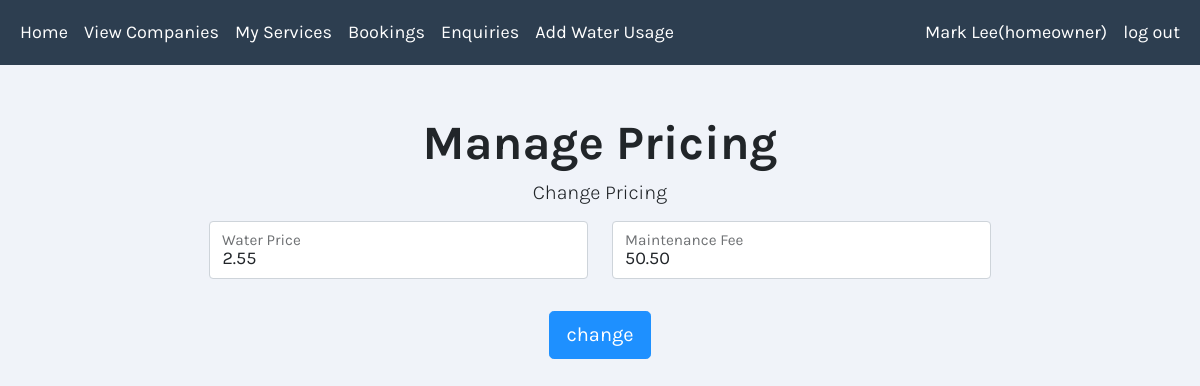
/managePrice.php (signed in), run on an earlier commit of the app's database.
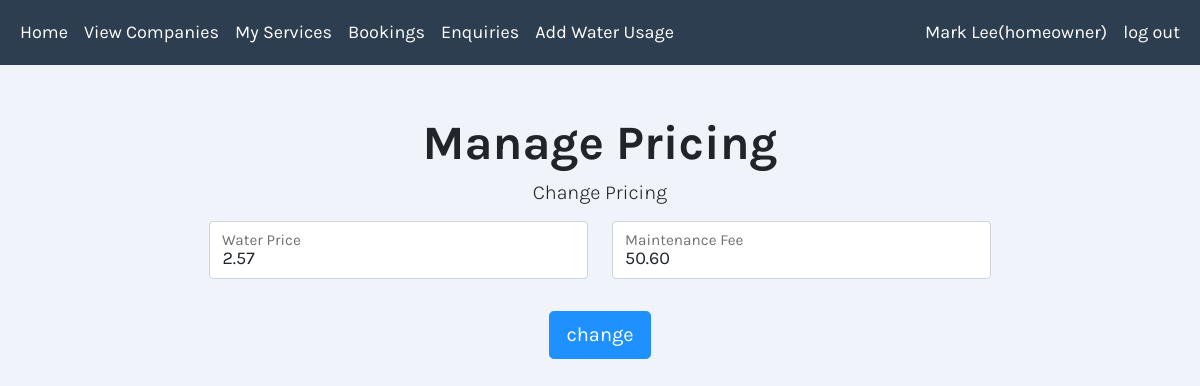
And on a later commit of the database.
### tables this page shows
CREATE TABLE `Company_Services` (
  `cs_ID` int(11) NOT NULL,
  `service_ID` int(11) NOT NULL,
  `company_ID` int(11) NOT NULL,
  `price` double(11,2) DEFAULT NULL
);

### classes.php (called while the page is built, shortened)
<?php
include_once 'cssLinks.php';

### managePrice.php (the view, shortened to what this page needs)
<?php
include_once("classes.php");
$CID = $_SESSION['ID'];
try
{
 $query = "SELECT price FROM Company_Services as cs
           JOIN Services as serv
           ON cs.service_ID = serv.service_ID
           WHERE company_ID =$CID AND service_name ='Water Supply'";
 $result =  mysqli_query($conn, $query);
   if ($result->num_rows > 0) {
       while($row = $result->fetch_assoc()) {
         $water_price = $row["price"];
       }
   }
   else{
     $water_price = "none";
   }
   $query = "SELECT price FROM Company_Services as cs
             JOIN Services as serv
             ON cs.service_ID = serv.service_ID
             WHERE company_ID =$CID AND service_name ='Maintenance'";
   $result =  mysqli_query($conn, $query);
     if ($result->num_rows > 0) {
         while($row = $result->fetch_assoc()) {
           $maintenance_price = $row["price"];
         }
     }
     else{
       $maintenance_price = "none";
     }
   }  catch (mysqli_sql_exception $e)
     {
       echo "<p>Error " . mysqli_errno($conn). ": " . mysqli_error($conn);
     }
?>
<html>
    <head>
        <?php include_once('cssLinks.php');?>
    </head>
    <body>
        <?php include_once('navbar.php');?>
        <div class="container" >
            <h1 class ="display-5 fw-bold text-center" style="margin-top:50px;">Manage Pricing</h1>
            <div class="row justify-content-center">
                <div class="col-md-6 text-center">
                    <p class ="display-6 fs-5" name = "product" value ="avail">Change Pricing</p>
                </div>
            </div>
        </div>
        <div class="container">
            <form id="ManagePrice" class ="form-horizontal-2" action="<?php echo htmlspecialchars($_SERVER["PHP_SELF"]);?>" method="post">
              <div class="row">
            <div class="col-md-6">
              <div class="form-floating mb-3">
               <input type="text" class="form-control" id="water_price" name="water_price" placeholder="water_price"  value = "<?php if($water_price != "none"){echo $water_price;}?>" <?php if($water_price == "none"){echo "disabled";}else{echo "required";}?>>
               <label for="water_price">Water Price</label>
             </div>
           </div>
           <div class="col">
             <div class="form-floating mb-3">
              <input type="text" class="form-control" id="maintenance_price" name="maintenance_price" placeholder="maintenance_price"  value = "<?php if($maintenance_price != "none"){echo $maintenance_price;}?>" <?php if($maintenance_price == "none"){echo "disabled";}else{echo "required";}?>>
              <label for="maintenance_price">Maintenance Fee</label>
            </div>
          </div>
        </div>
                <div class="form-group mb-2 mt-3 text-center">
                    <input type="submit" class="btn btn-lg btn-primary" value="change">
                </div>
            </form>
        </div>
    </body>
</html>

### cssLinks.php (shortened to what this page needs)
<link href="https://cdn.jsdelivr.net/npm/bootstrap@5.1.3/dist/css/bootstrap.min.css" rel="stylesheet">
<link rel="stylesheet" href="css/main.css">
<link rel="stylesheet" type="text/css" href="https://cdn.datatables.net/v/dt/dt-1.12.1/datatables.min.css"/>

### navbar.php (shortened to what this page needs)
<div class="containertest" >
    <nav class=" navbar navbar-expand-lg navbar-dark" style="background-color:#2d3e50;">
    <div class="container-fluid">
      <div class="collapse navbar-collapse" id="navbarNavAltMarkup">
        <div class="navbar-nav">
          <?php
            if($_SESSION["user_type"] =="homeowner"){
              echo '<a class="nav-link "  href="welcomeHomeowner.php">Home</a>';
              echo '<a class="nav-link " href="viewCompanies.php" >View Companies</a>';
              echo '<a class="nav-link " href="servicesHomeowner.php" >My Services</a>';
              echo '<a class="nav-link " href="viewBookingsHomeowner.php" >Bookings</a>';
              echo '<a class="nav-link " href="viewEnquiries.php" >Enquiries</a>';
              echo '<a class="nav-link " href="addWaterUsage.php" >Add Water Usage</a>';
            }
          ?>
        </div>
        <div class="navbar-nav ms-auto">
          <a class="nav-link "
            <?php
              if($_SESSION["user_type"] =="company"){
              echo 'href="userInfo.php">';
            }
              else if($_SESSION["user_type"] =="homeowner"){
              echo 'href="userInfoHome.php">';
          } else {
            echo '>';
          }
            ?>
            <?php echo htmlspecialchars($_SESSION["name"]).'('.htmlspecialchars($_SESSION["user_type"]).')'; ?></a>
          <a class="nav-link d-flex justify-content-end" href="logout.php" >log out</a>
        </div>
      </div>
    </div>
  </nav>
</div>

### css/main.css (style rules this page uses)
body { font-family: 'Karla', sans-serif !important; background-color:#F0F3F9 !important; font-size: 18px; }
.btn-primary { background-color:DodgerBlue !important ; border-color:DodgerBlue !important ; }
.form-control { font-size: 18px; }
.navbar { padding:0px; }
.nav-link { padding:19px; }
.navbar-dark .navbar-nav .nav-link { color: white; }
.form-horizontal-2 { display:block; width:48%; margin:0 auto; }
@media (max-width: 1366px) { .form-horizontal-2 { width: 70% !important; } }

What changed in the data, as far as the page shows it:
changed company_services (number 1 of 2 on the later page): water_price "2.55" → "2.57"
changed company_services (number 2 of 2 on the later page): maintenance_price "50.50" → "50.60"
